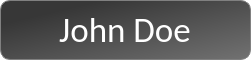
<?xml version="1.0" encoding="UTF-8"?>
<ui version="4.0">
 <class>HoveringName</class>
 <widget class="QWidget" name="HoveringName">
  <property name="geometry">
   <rect>
    <x>0</x>
    <y>0</y>
    <width>251</width>
    <height>60</height>
   </rect>
  </property>
  <property name="windowTitle">
   <string>HoveringWidget</string>
  </property>
  <property name="styleSheet">
   <string notr="true">QWidget#HoveringName {
	background-color: rgba(0,0,0,0);
}

QWidget#ContainerFrame {
	background-color: qlineargradient(spread:pad, x1:0, y1:0, x2:1, y2:1, stop:0.204545 rgba(0, 0, 0, 200), stop:1 rgba(75, 75, 75, 200));
	border: 1px solid grey;
	border-radius:10px;
}

QLabel {
	color: rgba(255,255,255,255);
	border: 0;
}</string>
  </property>
  <layout class="QVBoxLayout" name="verticalLayout_2">
   <property name="margin">
    <number>0</number>
   </property>
   <item>
    <widget class="QFrame" name="ContainerFrame">
     <property name="frameShape">
      <enum>QFrame::StyledPanel</enum>
     </property>
     <property name="frameShadow">
      <enum>QFrame::Raised</enum>
     </property>
     <property name="lineWidth">
      <number>0</number>
     </property>
     <layout class="QVBoxLayout" name="verticalLayout_3">
      <property name="margin">
       <number>0</number>
      </property>
      <item>
       <layout class="QHBoxLayout" name="horizontalLayout">
        <property name="sizeConstraint">
         <enum>QLayout::SetDefaultConstraint</enum>
        </property>
        <item>
         <widget class="QLabel" name="label">
          <property name="sizePolicy">
           <sizepolicy hsizetype="Fixed" vsizetype="Expanding">
            <horstretch>0</horstretch>
            <verstretch>0</verstretch>
           </sizepolicy>
          </property>
          <property name="font">
           <font>
            <family>Calibri</family>
            <pointsize>26</pointsize>
            <weight>50</weight>
            <bold>false</bold>
           </font>
          </property>
          <property name="styleSheet">
           <string notr="true"/>
          </property>
          <property name="lineWidth">
           <number>0</number>
          </property>
          <property name="text">
           <string>John Doe</string>
          </property>
          <property name="alignment">
           <set>Qt::AlignCenter</set>
          </property>
         </widget>
        </item>
       </layout>
      </item>
     </layout>
    </widget>
   </item>
  </layout>
 </widget>
 <resources/>
 <connections/>
</ui>
